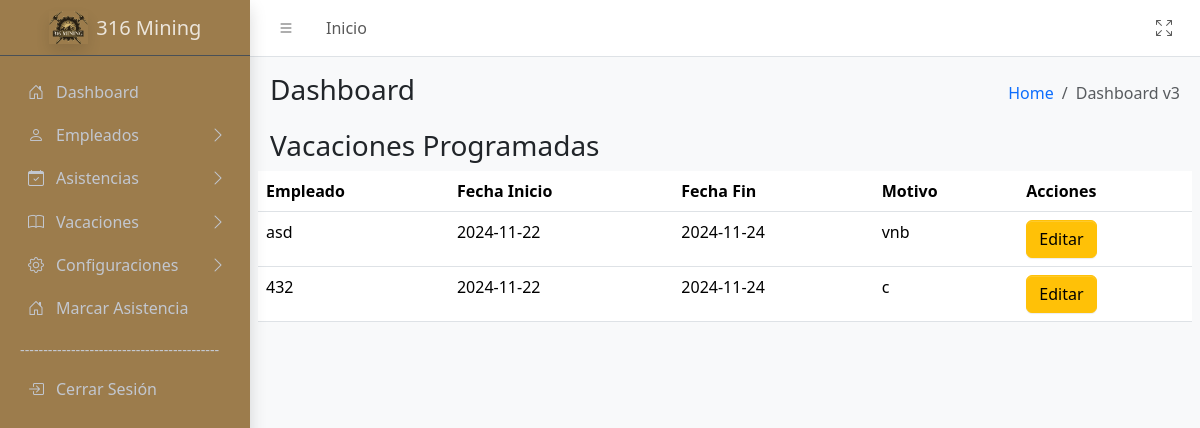
Before: /sistema/controller/VacacionesController/VacacionesController.php?action=MostrarVacacionesProgramadas (signed in) with the older database file.
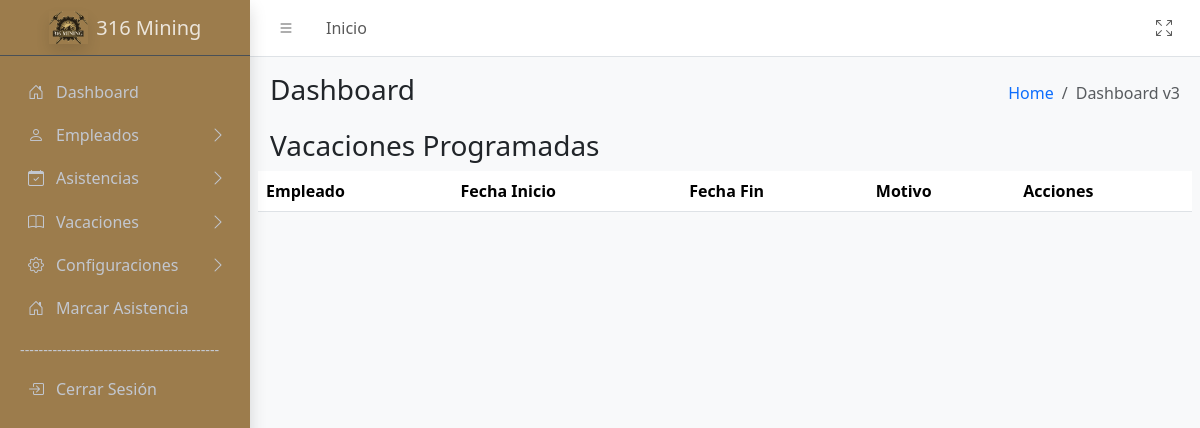
After: the same page with the newer database file.
### tables this page shows
CREATE TABLE `vacaciones` (
  `idVacacion` int(11) NOT NULL,
  `idEmpleado` int(11) DEFAULT NULL,
  `fecha_inicio` date DEFAULT NULL,
  `fecha_fin` date DEFAULT NULL,
  `motivo` varchar(100) DEFAULT NULL
);

CREATE TABLE `empleados` (
  `idEmpleado` int(11) NOT NULL,
  `nombres` varchar(50) NOT NULL,
  `apellidos` varchar(50) NOT NULL,
  `dni` varchar(8) NOT NULL,
  `correo` varchar(50) NOT NULL,
  `telefono` varchar(15) DEFAULT NULL,
  `idPuesto` int(11) DEFAULT NULL,
  `idTurno` int(11) DEFAULT NULL,
  `estado` enum('Activo','Inactivo') DEFAULT 'Activo',
  `habilitado` tinyint(1) NOT NULL,
  `idApp` varchar(10) DEFAULT NULL COMMENT 'id para la app',
  `passwordApp` varchar(20) DEFAULT NULL COMMENT 'contra para la app',
  `idmarcar` varchar(5) NOT NULL,
  `passmarcar` varchar(5) NOT NULL
);

### sistema/controller/BaseController.php (called while the page is built, shortened)
<?php
class BaseController {
        protected function loadView($view,
                                        $data = [],
                                        $additionalCss = [],
                                        $additionalJs = [],
                                        $title = 'Sistema') {
                                    include __DIR__ . '/../view/templates/layout.php';
    }
}
?>

### sistema/model/conexion.php (called while the page is built, shortened)
<?php
class Database {
    public function __construct() {
        try {
            $host = 'localhost';
            $dbname = 'biometrico';
            $username = 'root';
            $password = '';
            $this->conn = new PDO("mysql:host=$host;dbname=$dbname", $username, $password);
        } catch (PDOException $e) {
            echo "Error de conexión: " . $e->getMessage();
            exit();
        }
    }
}
?>

### sistema/model/VacacionesModel/VacacionesModel.php (called while the page is built, shortened)
<?php
require_once __DIR__ . '/../conexion.php';
class Vacaciones extends Database
{
    public function getVacacionesProgramadas()
    {
        $sql = "SELECT v.idVacacion, v.fecha_inicio, v.fecha_fin, v.motivo, e.nombres
                FROM vacaciones v
                JOIN empleados e ON v.idEmpleado = e.idEmpleado";
        $stmt = $this->conn->prepare($sql);
        $stmt->execute();
        return $stmt->fetchAll(PDO::FETCH_ASSOC);
    }
}
?>

### sistema/view/Vacaciones/VacacionesProgramadas.php (the view, shortened to what this page needs)
<div class="col-sm-6">
    <h3 class="mb-0">Dashboard</h3>
</div>
<div class="col-sm-6">
    <ol class="breadcrumb float-sm-end">
        <li class="breadcrumb-item"><a href="/biometrico/sistema/controller/DashboardController/DashboardController.php?action=MostrarDashboard">Home</a></li>
        <li class="breadcrumb-item active" aria-current="page">
            Dashboard v3
        </li>
    </ol>
</div>
</div>
</div>
</div>
<div class="app-content">
    <div class="container-fluid">
        <div class="row">
            <div class="container-fluid">
                <div class="row">
                    <h3>Vacaciones Programadas</h3>
                    <table class="table">
                        <thead>
                            <tr>
                                <th>Empleado</th>
                                <th>Fecha Inicio</th>
                                <th>Fecha Fin</th>
                                <th>Motivo</th>
                                <th>Acciones</th>
                            </tr>
                        </thead>
                        <tbody>
                            <?php foreach ($vacaciones as $vacacion): ?>
                                <tr>
                                    <td><?= htmlspecialchars($vacacion['nombres']) ?></td>
                                    <td><?= $vacacion['fecha_inicio'] ?></td>
                                    <td><?= $vacacion['fecha_fin'] ?></td>
                                    <td><?= htmlspecialchars($vacacion['motivo']) ?></td>
                                    <td>
                                        <button class='btn btn-warning' data-bs-toggle='modal' data-bs-target='#modalEditarVacacion' data-idVacacion='<?= $vacacion['idVacacion'] ?>'>Editar</button>
                                    </td>
                                </tr>
                            <?php endforeach; ?>
                        </tbody>
                    </table>
                </div>
            </div>
        </div>
    </div>
</div>

Changed rows visible on the page:
removed vacaciones: idEmpleado.nombres "asd", fecha_inicio "2024-11-22", fecha_fin "2024-11-24", motivo "vnb"
removed vacaciones: idEmpleado.nombres "432", fecha_inicio "2024-11-22", fecha_fin "2024-11-24", motivo "c"
